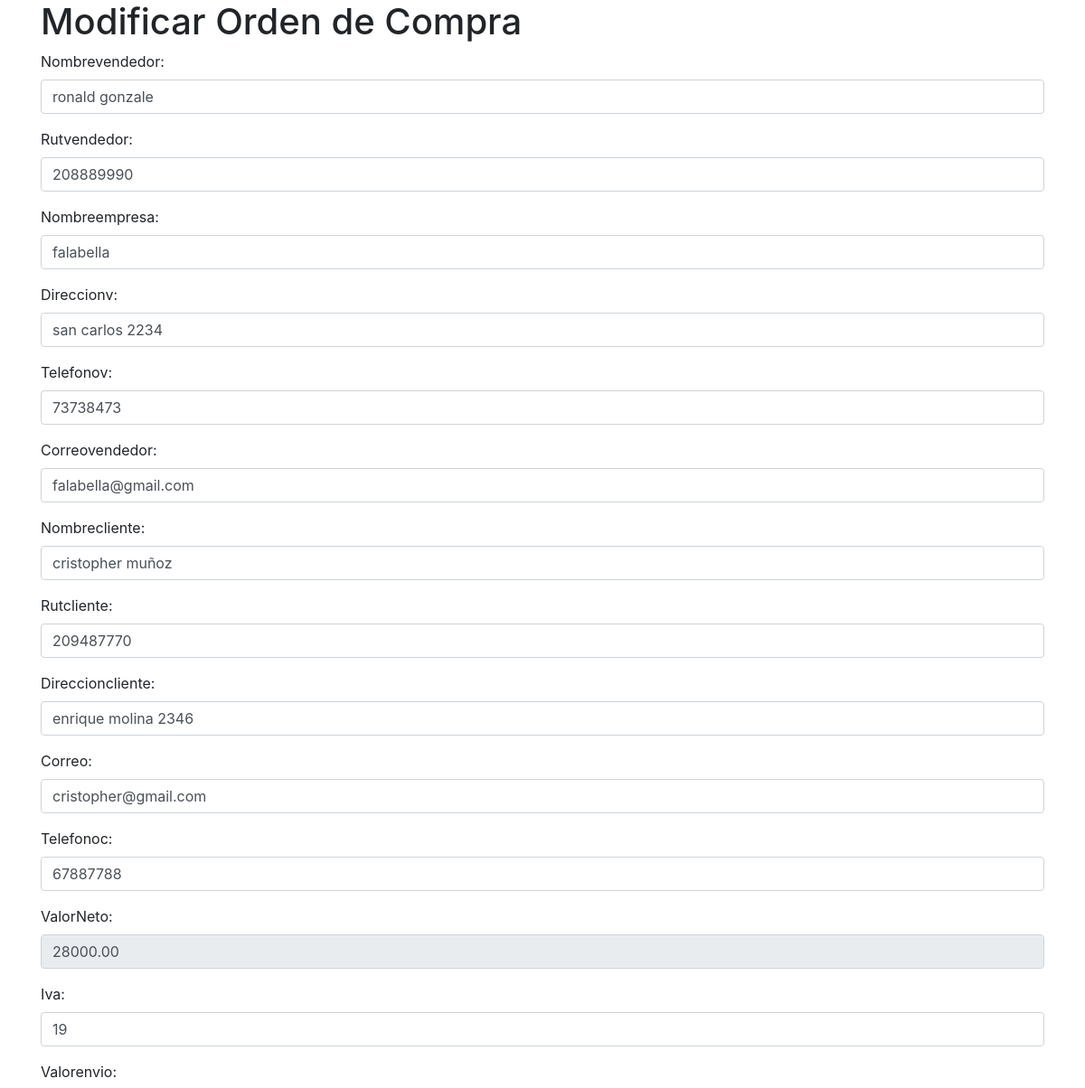
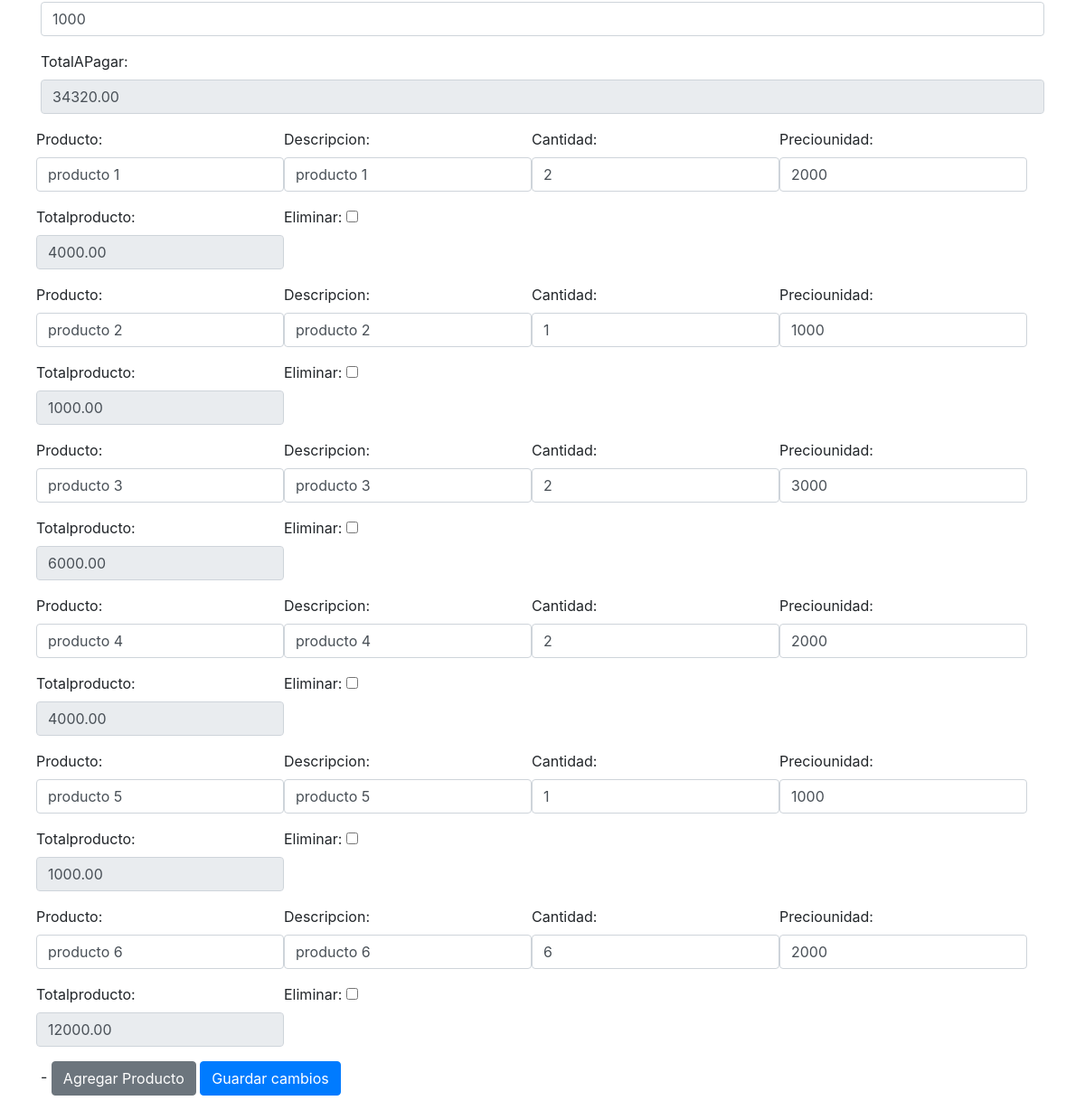
Page /rectificacion/69/ on the committed database (2 pictures, top to bottom).
### app/models.py (models this page shows, shortened)
class orden(models.Model):
    id = models.AutoField(primary_key=True)
    nombrevendedor = models.CharField(max_length=90)
    rutvendedor = models.CharField(max_length=9)
    nombreempresa = models.CharField(max_length=90)
    direccionv = models.CharField(max_length=90)
    telefonov = models.IntegerField(default=0)
    correovendedor = models.CharField(max_length=90)
    nombrecliente = models.CharField(max_length=90)
    rutcliente = models.CharField(max_length=9)
    direccioncliente = models.CharField(max_length=90)
    correo = models.CharField(max_length=90)
    telefonoc = models.IntegerField(default=0)
    valorNeto= models.IntegerField(default=0)
    iva = models.IntegerField(default=0)
    valorenvio = models.IntegerField(default=0)
    TotalAPagar = models.IntegerField(default=0)
    ESTADO_CHOICES = (
        ('creada', 'creada'),
        ('rectificada', 'Rectificada'),
    )
    ESTADOENTREGA_CHOICES = (
        ('por entregar', 'por entregar'),
        ('entregada', 'entregada'),
        ('rechazada', 'rechazada'),
        ('anulada', 'Anulada'),#prueba
    )
    estado = models.CharField(max_length=20, choices=ESTADO_CHOICES, default='creada')
    estadoentrega=models.CharField(max_length=20, choices=ESTADOENTREGA_CHOICES, default='por entregar')
    motivo_rechazo = models.TextField(blank=True, null=True)
    direccion_entrega = models.CharField(max_length=255, blank=True, null=True)
    rut_receptor = models.CharField(max_length=12, blank=True, null=True)
    foto_entrega = models.ImageField(upload_to='fotos_entrega/', blank=True, null=True)

### app/views.py (the view)
# urls.py: path('rectificacion/<int:orden_id>/',rectificacion,name='rectificacion')
def rectificacion(request, orden_id):
    orden_instance = get_object_or_404(orden, id=orden_id)
    if request.method == 'POST':
        orden_form = OrdenForm(request.POST, instance=orden_instance)
        formset = ProductoOrdenFormSet(request.POST, instance=orden_instance)
        if orden_form.is_valid() and formset.is_valid():
            orden_instance.estado = 'rectificada'
            orden_form.save()
            formset.save()
            return redirect('detalleorden', orden_id=orden_instance.id)
    else:
        orden_form = OrdenForm(instance=orden_instance)
        formset = ProductoOrdenFormSet(instance=orden_instance)
    return render(request, 'rectificacion.html', {
        'orden_form': orden_form,
        'formset': formset,
    })

### app/templates/rectificacion.html (shortened to what this page needs)
<html>
<head>
    <link rel="stylesheet" href="https://stackpath.bootstrapcdn.com/bootstrap/4.3.1/css/bootstrap.min.css">
</head>
<body>
    <div class="container">
        <h1>Modificar Orden de Compra</h1>
        <form method="post">
            {{ orden_form.as_p }}
            <div id="productos-formset">
                {% for form in formset %}
                    <div class="form-row producto-form">
                        {{ form.as_p }}
                    </div>
                {% endfor %}
            </div>
           - <button type="button" id="add-product" class="btn btn-secondary">Agregar Producto</button>
            <button type="submit" class="btn btn-primary">Guardar cambios</button>
        </form>
    </div>
</body>
</html>

### rows in the picture
orden: nombrevendedor "ronald gonzale", rutvendedor "208889990", nombreempresa "falabella", direccionv "san carlos 2234", telefonov "73738473", correovendedor "falabella@gmail.com", nombrecliente "cristopher muñoz", rutcliente "209487770", direccioncliente "enrique molina 2346", correo "cristopher@gmail.com", telefonoc "67887788", valorNeto "28000.00", iva "19", valorenvio "1000", TotalAPagar "34320.00"
